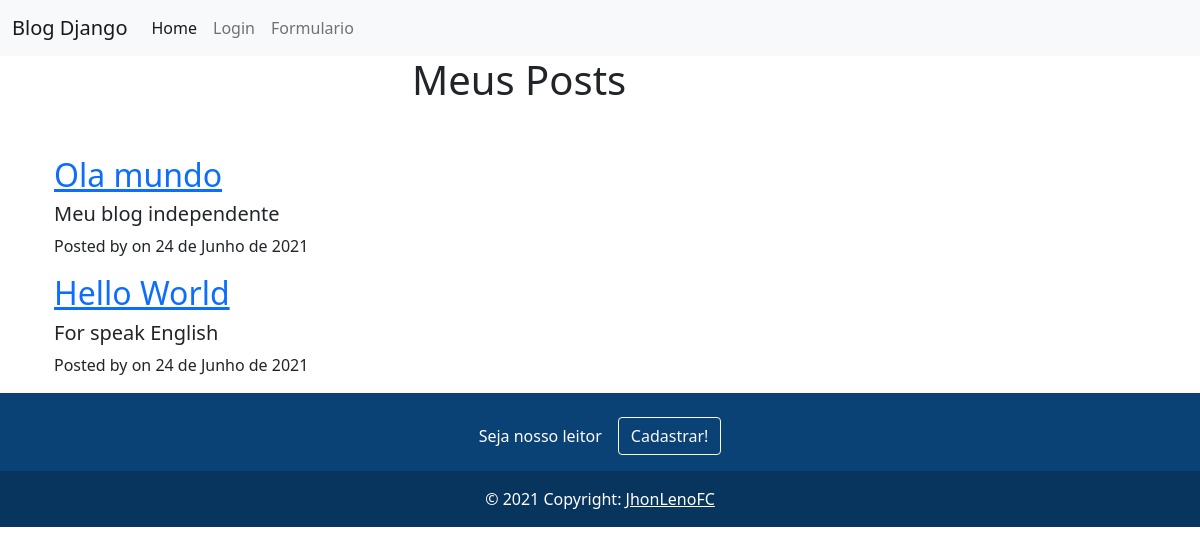
The app's page /, older data.
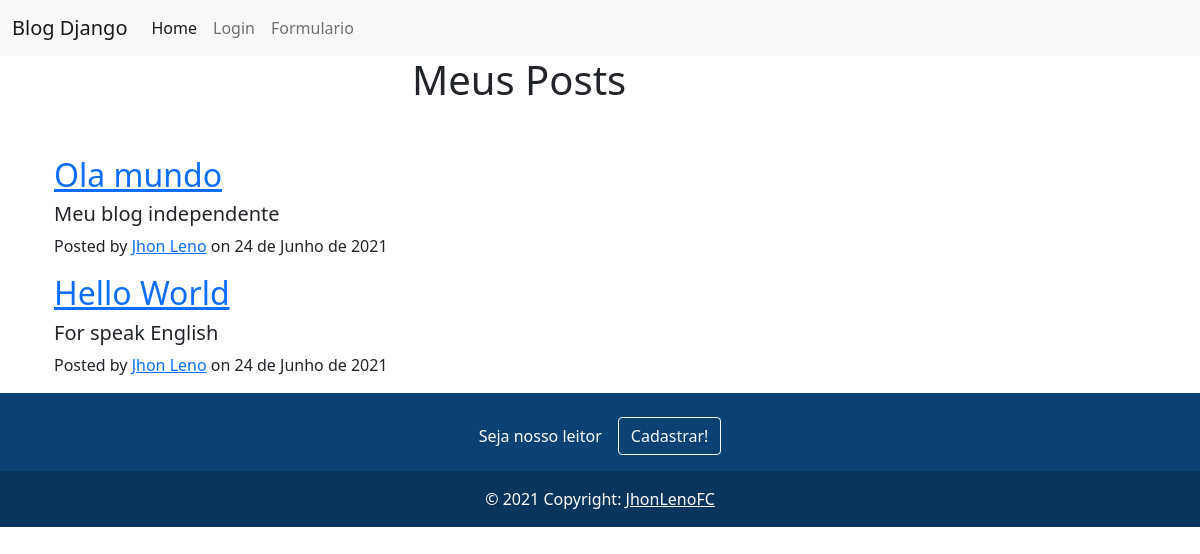
The same page, newer data.
### blog/models.py (models this page shows, shortened)
class Post(models.Model):
    title = models.CharField(max_length=100)
    description = models.TextField()
    body = models.TextField()
    author = models.ForeignKey(User, on_delete=PROTECT)
    date_create = models.DateField(auto_now_add=True)
    photo = models.ImageField(upload_to='images/')
    class Meta:
        ordering = ['date_create']

### blog/views.py (the view)
# urls.py: path('', views.postsviews, name='home'),
def postsviews(request):
    posts = Post.objects.all()
    return render(request, 'home.html', {'posts':posts})

### templates/home.html
{% extends 'base.html' %}
{% block content %}
    {% for post in posts %}
    <a href="post/{{ post.id }}/">
        <h2 class="post-title">{{ post.title }}</h2></a>
        <h5 class="post-subtitle">{{ post.description }}</h5>
    <p class="post-meta">
        Posted by
        <a href="post/{{ post.id }}/">{{ post.author.first_name }}</a>
        on {{ post.date_create }}
    </p>
    {% endfor %}
{% endblock %}

### templates/base.html (shortened to what this page needs)
{% load static %}
<!DOCTYPE html>
<html lang="en">
<head>
  <link href="https://cdn.jsdelivr.net/npm/bootstrap@5.0.2/dist/css/bootstrap.min.css" rel="stylesheet"
>
</head>
<body>
  <nav class="navbar navbar-expand-lg navbar-light bg-light">
    <div class="container-fluid">
      <a class="navbar-brand" href="/">Blog Django</a>
      <div class="collapse navbar-collapse" id="navbarSupportedContent">
        <ul class="navbar-nav me-auto mb-2 mb-lg-0">
          <li class="nav-item">
            <a class="nav-link active" aria-current="page" href="/">Home</a>
          </li>
          {% if user.is_authenticated %}
          <li class="nav-item">
            <a class="nav-link" href="profile/{{ user.id }}">Perfil</a>
          </li>
          <li class="nav-item">
            <a class="nav-link" href="{% url 'account_logout' %}">Sair</a>
          </li>
            {% else %}
            <li class="nav-item">
              <a class="nav-link" href="{% url 'account_login' %}">Login</a>
            </li>
            {% endif %}
          <li class="nav-item">
            <a class="nav-link" href="formulario/">Formulario</a>
          </li>
        </ul>
      </div>
    </div>
  </nav>
  <div class="container">
    <div id='titulo' class="container">
      <h1>Meus Posts</h1>
    </div>
    <div class="container">
    {% block content %}
    {% endblock %}
    </div>
  </div>
  <div>
    <section class="">
    <footer class="text-center text-white" style="background-color: #0a4275;">
      <div class="container p-4 pb-0">
        {% if user.is_authenticated %}
        <section class="" >
          <p class="d-flex justify-content-center align-items-center">
            <span class="me-3">Obrigado por ser nosso leitor!</span>
          </p>
        </section>
        {% else %}
        <section class="" >
          <p class="d-flex justify-content-center align-items-center">
            <span class="me-3">Seja nosso leitor </span>
            <a href="{% url 'account_signup' %}">
            <button type="submit" class="btn btn-outline-light btn-rounded">
              Cadastrar!
            </button>
            </a>
          </p>
        </section>
        {% endif %}
      </div>
      <div class="text-center p-3" style="background-color: rgba(0, 0, 0, 0.2);">
        © 2021 Copyright:
        <a class="text-white" href="https://github.com/jhonlenodev">JhonLenoFC</a>
      </div>
    </footer>
  </section>
  </div>
</body>
</html>

### templates/base.html (style rules this page uses)
#titulo { width: 400px; height: 100px; }

Row changes from the older to the newer data that the page shows:
changed through a linked row, Post "Ola mundo": author.first_name (not shown) → "Jhon Leno"
changed Post "Hello World": author.first_name (not shown) → "Jhon Leno"
